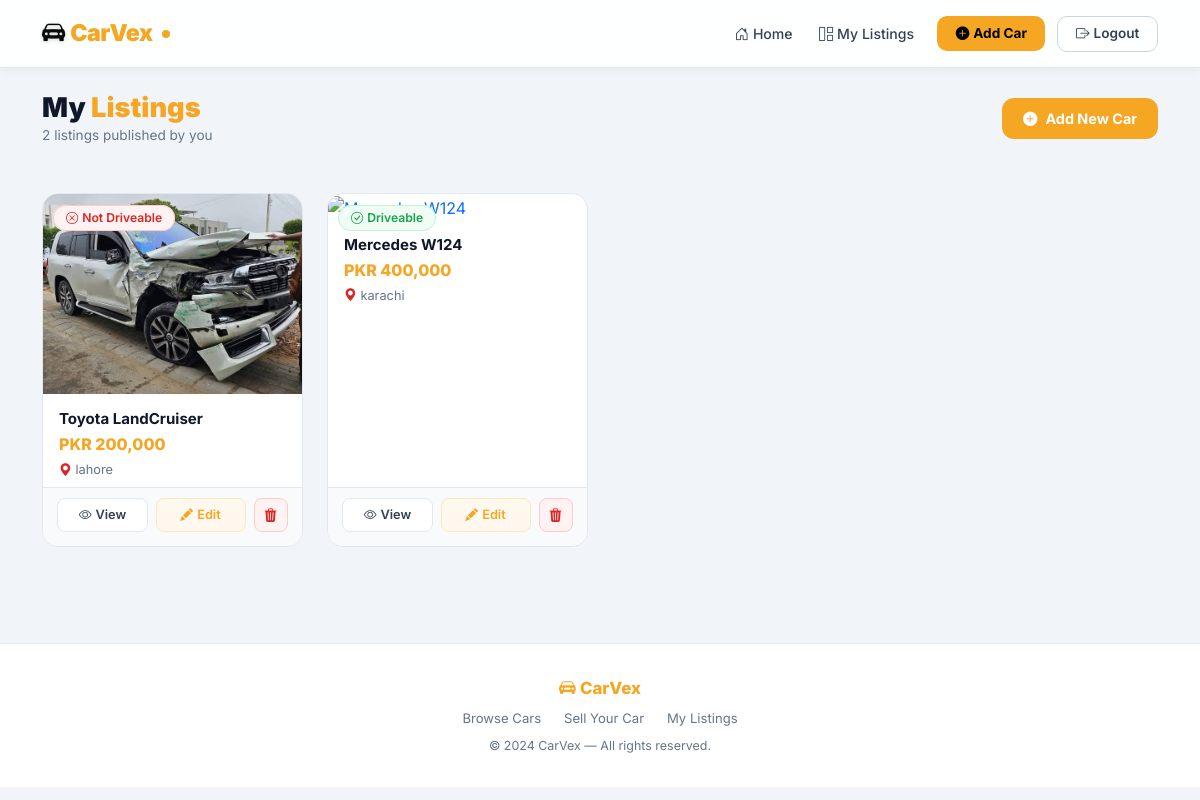
The app's page /my-listings (signed in) with its own data.
### app.py (models this page shows)
class Car(db.Model):
    __tablename__ = 'cars'
    id = db.Column(db.Integer, primary_key=True)
    model_name = db.Column(db.String(100), nullable=False)
    price = db.Column(db.Float, nullable=False)
    location = db.Column(db.String(100), nullable=False)
    driveable = db.Column(db.Boolean, nullable=False)
    user_id = db.Column(db.Integer, db.ForeignKey('users.id'), nullable=False)
    images = db.relationship('CarImage', backref='car', lazy=True,
                             cascade='all, delete-orphan')
    @property
    def cover_image(self):
        if self.images:
            return self.images[0].filename
        return None

class CarImage(db.Model):
    __tablename__ = 'car_images'
    id = db.Column(db.Integer, primary_key=True)
    car_id = db.Column(db.Integer, db.ForeignKey('cars.id'), nullable=False)
    filename = db.Column(db.String(200), nullable=False)

### app.py (the view)
@app.route('/my-listings')
@login_required
def my_listings():
    cars = Car.query.filter_by(user_id=current_user.id).order_by(Car.id.desc()).all()
    return render_template('my_listings.html', cars=cars)

### app.py (called while the page is built)
@login_manager.user_loader
def load_user(user_id):
    return User.query.get(int(user_id))

### templates/my_listings.html (shortened to what this page needs)
{% extends 'base.html' %}
{% block content %}
<div class="d-flex justify-content-between align-items-center mb-5 flex-wrap gap-3">
  <div>
    <h1 class="page-title">My <span style="color:var(--accent)">Listings</span></h1>
    <p class="page-sub">{{ cars|length }} listing{{ 's' if cars|length != 1 else '' }} published by you</p>
  </div>
  <a href="{{ url_for('add_car') }}" class="btn-add-new">
    <i class="bi bi-plus-circle-fill me-2"></i>Add New Car
  </a>
</div>
{% if cars %}
<div class="row row-cols-1 row-cols-sm-2 row-cols-md-3 row-cols-xl-4 g-4 pb-3">
  {% for car in cars %}
  <div class="col">
    <div class="card car-card h-100">
      <a href="{{ url_for('car_details', car_id=car.id) }}" class="text-decoration-none">
        {% if car.cover_image %}
        <img src="{{ url_for('static', filename='uploads/' + car.cover_image) }}"
             class="card-img-top" alt="{{ car.model_name }}" loading="lazy">
        {% else %}
        <div class="car-placeholder">
          <i class="bi bi-car-front" style="font-size:3rem;color:#94a3b8"></i>
        </div>
        {% endif %}
        <div class="card-badge">
          {% if car.driveable %}
          <span class="badge-drv"><i class="bi bi-check-circle me-1"></i>Driveable</span>
          {% else %}
          <span class="badge-nodrv"><i class="bi bi-x-circle me-1"></i>Not Driveable</span>
          {% endif %}
        </div>
      </a>
      <div class="card-body pb-2 pt-3">
        <h6 class="car-name mb-1">{{ car.model_name }}</h6>
        <div class="car-price">PKR {{ "{:,.0f}".format(car.price) }}</div>
        <div class="car-loc mt-1">
          <i class="bi bi-geo-alt-fill" style="color:var(--danger)"></i> {{ car.location }}
        </div>
      </div>
      <div class="my-card-actions">
        <a href="{{ url_for('car_details', car_id=car.id) }}" class="my-act-view">
          <i class="bi bi-eye me-1"></i>View
        </a>
        <a href="{{ url_for('edit_car', car_id=car.id) }}" class="my-act-edit">
          <i class="bi bi-pencil-fill me-1"></i>Edit
        </a>
        <button class="my-act-delete"
                data-bs-toggle="modal" data-bs-target="#del{{ car.id }}">
          <i class="bi bi-trash3-fill"></i>
        </button>
      </div>
    </div>
  </div>
  {% endfor %}
</div>
{% endif %}
{% endblock %}

### templates/base.html (shortened to what this page needs)
<!DOCTYPE html>
<html lang="en">
<head>
  <link href="https://cdn.jsdelivr.net/npm/bootstrap@5.3.2/dist/css/bootstrap.min.css" rel="stylesheet">
  <link href="https://cdn.jsdelivr.net/npm/bootstrap-icons@1.11.1/font/bootstrap-icons.css" rel="stylesheet">
</head>
<body>
<nav class="navbar navbar-expand-lg sticky-top">
  <div class="container">
    <a class="navbar-brand" href="{{ url_for('index') }}">
      <i class="bi bi-car-front-fill" style="color:#0a0a0a; filter: drop-shadow(0 1px 2px rgba(0,0,0,.18));"></i>CarVex<span class="brand-dot ms-1"></span>
    </a>
    <div class="collapse navbar-collapse" id="navMenu">
      <ul class="navbar-nav ms-auto align-items-lg-center gap-lg-1">
        <li class="nav-item">
          <a class="nav-link" href="{{ url_for('index') }}">
            <i class="bi bi-house-door me-1"></i>Home
          </a>
        </li>
        {% if current_user.is_authenticated %}
        <li class="nav-item">
          <a class="nav-link" href="{{ url_for('my_listings') }}">
            <i class="bi bi-grid-1x2 me-1"></i>My Listings
          </a>
        </li>
        <li class="nav-item ms-lg-2">
          <a class="btn btn-nav-accent" href="{{ url_for('add_car') }}">
            <i class="bi bi-plus-circle-fill me-1"></i>Add Car
          </a>
        </li>
        <li class="nav-item ms-1">
          <a class="btn btn-nav-outline ms-lg-1" href="{{ url_for('logout') }}">
            <i class="bi bi-box-arrow-right me-1"></i>Logout
          </a>
        </li>
        {% else %}
        <li class="nav-item ms-lg-2">
          <a class="btn btn-nav-accent" href="{{ url_for('login') }}">
            <i class="bi bi-person-circle me-1"></i>Login / Sign Up
          </a>
        </li>
        {% endif %}
      </ul>
    </div>
  </div>
</nav>
<div class="container my-4">
  {% block content %}{% endblock %}
</div>
<footer>
  <div class="container text-center">
    <div class="footer-brand mb-2">
      <i class="bi bi-car-front-fill me-1"></i>CarVex
    </div>
    <div class="footer-links mb-2">
      <a href="{{ url_for('index') }}">Browse Cars</a>
      {% if current_user.is_authenticated %}
      <a href="{{ url_for('add_car') }}">Sell Your Car</a>
      <a href="{{ url_for('my_listings') }}">My Listings</a>
      {% else %}
      <a href="{{ url_for('login') }}">Login</a>
      {% endif %}
    </div>
    <div style="font-size:.78rem;">&copy; 2024 CarVex &mdash; All rights reserved.</div>
  </div>
</footer>
</body>
</html>

### templates/base.html (style rules this page uses)
:root { --accent: #f5a623; --accent-dark: #e09516; --accent-light: #fff8ee; --accent-mid: #fde8b8; --bg: #f1f5f9; --surface: #ffffff; --surface2: #f8fafc; --border: #e2e8f0; --border-dark: #cbd5e1; --text: #0f172a; --text2: #334155; --muted: #64748b; --success: #16a34a; --success-bg: #f0fdf4; --success-bdr: #bbf7d0; --danger: #dc2626; --danger-bg: #fef2f2; --danger-bdr: #fecaca; --gold: #f5a623; }
*, *::before, *::after { box-sizing: border-box; }
body { font-family: 'Inter', sans-serif; background-color: var(--bg); color: var(--text); min-height: 100vh; }
.navbar { background: rgba(255,255,255,0.92) !important; backdrop-filter: blur(20px); -webkit-backdrop-filter: blur(20px); border-bottom: 1px solid var(--border); padding: 0.7rem 0; box-shadow: 0 1px 12px rgba(0,0,0,.06); }
.navbar-brand { font-weight: 900; font-size: 1.45rem; letter-spacing: -0.6px; color: var(--accent) !important; display: flex; align-items: center; gap: 0.35rem; text-decoration: none; }
.brand-dot { width: 8px; height: 8px; background: var(--gold); border-radius: 50%; display: inline-block; animation: pulse-dot 2s ease-in-out infinite; }
.nav-link { color: var(--text2) !important; font-size: .88rem; font-weight: 500; transition: color .2s; padding: .4rem .7rem !important; border-radius: 8px; }
.btn-nav-accent { background: var(--accent); color: #000 !important; border: none; border-radius: 10px; font-weight: 700; font-size: .85rem; padding: .45rem 1.15rem; transition: background .2s, transform .15s, box-shadow .2s; text-decoration: none; display: inline-flex; align-items: center; }
.btn-nav-outline { color: var(--text2) !important; border: 1.5px solid var(--border-dark); border-radius: 10px; font-weight: 600; font-size: .85rem; padding: .43rem 1.1rem; transition: border-color .2s, color .2s, background .2s; text-decoration: none; display: inline-flex; align-items: center; }
.car-card { background: var(--surface); border: 1px solid var(--border); border-radius: 16px; overflow: hidden; transition: transform .25s ease, box-shadow .25s ease, border-color .25s ease; }
.car-card .card-img-top { height: 200px; object-fit: cover; }
.badge-drv { background: var(--success-bg); color: var(--success); border: 1px solid var(--success-bdr); border-radius: 50px; padding: .28rem .75rem; font-weight: 600; font-size: .76rem; white-space: nowrap; }
.badge-nodrv { background: var(--danger-bg); color: var(--danger); border: 1px solid var(--danger-bdr); border-radius: 50px; padding: .28rem .75rem; font-weight: 600; font-size: .76rem; white-space: nowrap; }
footer { background: var(--surface); border-top: 1px solid var(--border); color: var(--muted); font-size: .82rem; padding: 2rem 0; margin-top: 5rem; }
footer .footer-brand { color: var(--accent); font-weight: 800; font-size: 1.05rem; }
footer .footer-links a { color: var(--muted); text-decoration: none; transition: color .2s; margin: 0 .6rem; }

### templates/my_listings.html (style rules this page uses)
.page-title { font-size:1.7rem;font-weight:900;color:var(--text);margin:0; }
.page-sub { color:var(--muted);font-size:.85rem;margin:0; }
.btn-add-new { display:inline-flex;align-items:center; background:var(--accent);color:#fff;font-weight:700; border:none;border-radius:12px;padding:.6rem 1.3rem;font-size:.9rem; text-decoration:none;transition:background .2s,transform .15s,box-shadow .2s; }
.car-card { position:relative; }
.card-badge { position:absolute;top:10px;left:10px; }
.car-name { font-size:.94rem;font-weight:700;color:var(--text); }
.car-price { font-size:1rem;font-weight:800;color:var(--accent); }
.car-loc { font-size:.8rem;color:var(--muted); }
.my-card-actions { display:flex;gap:.5rem;align-items:center; padding:.6rem .9rem .85rem;border-top:1px solid var(--border); background:var(--surface2); }
.my-act-view { flex:1;text-align:center;padding:.4rem;border-radius:8px;font-size:.8rem;font-weight:600; background:var(--surface);color:var(--text2);text-decoration:none;border:1px solid var(--border); transition:background .2s,border-color .2s,color .2s; }
.my-act-edit { flex:1;text-align:center;padding:.4rem;border-radius:8px;font-size:.8rem;font-weight:600; background:var(--accent-light);color:var(--accent);text-decoration:none;border:1px solid var(--accent-mid); transition:background .2s; }
.my-act-delete { width:34px;height:34px;border-radius:8px;flex-shrink:0; background:var(--danger-bg);color:var(--danger); border:1px solid var(--danger-bdr);cursor:pointer; display:flex;align-items:center;justify-content:center;font-size:.85rem; transition:background .2s; }

### records on screen
Car: filename (picture), driveable False (drawn), model_name "Toyota LandCruiser", price "200,000", location "lahore"
Car: driveable True (drawn), model_name "Mercedes W124", price "400,000", location "karachi"

### other values on screen
{{ cars|length }} "2"
{{ 's' if cars|length != 1 else '' }} "s"
